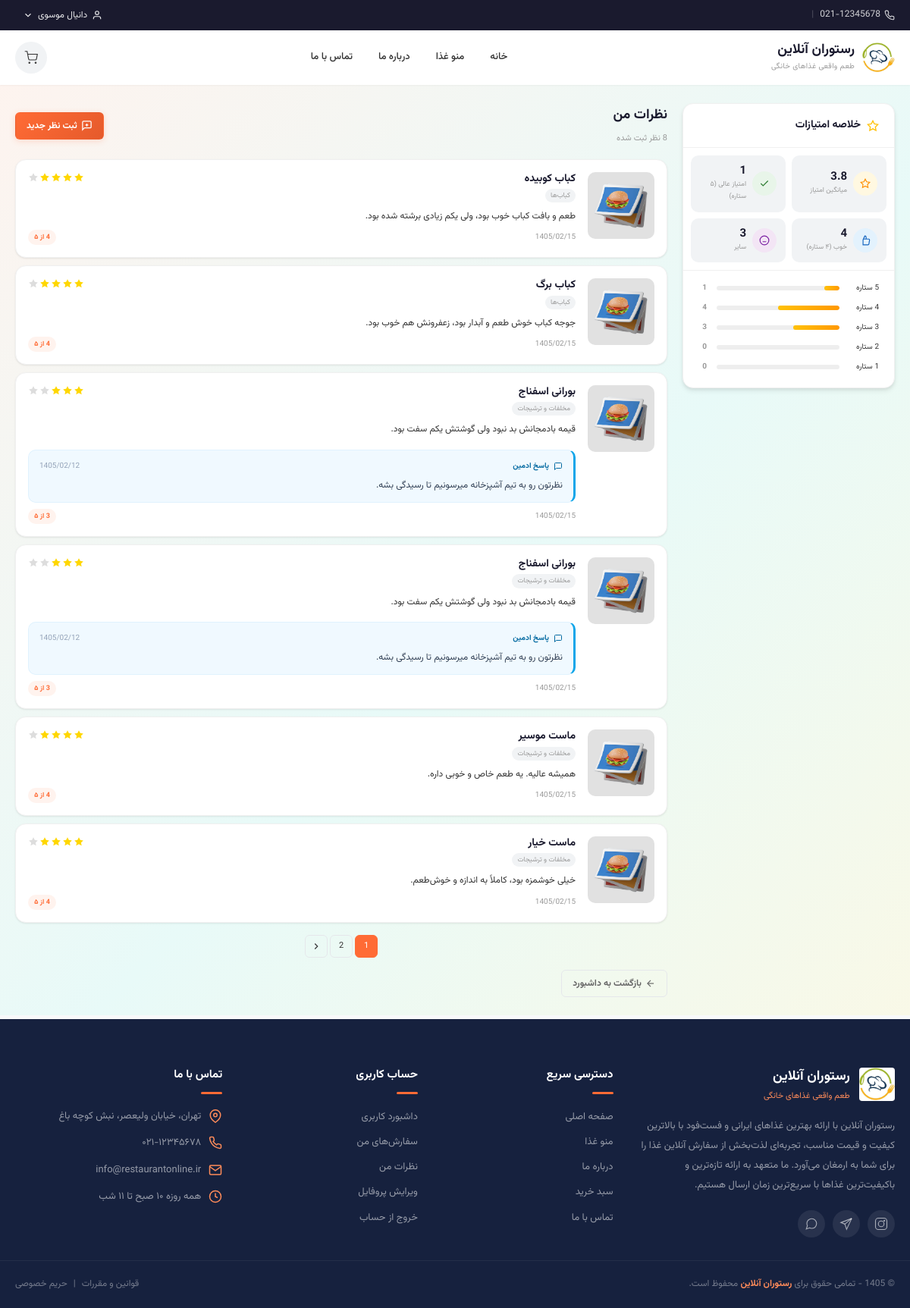
The app's page /user/reviews.php (signed in) with its own data.
### tables this page shows
CREATE TABLE `reviews` (
  `id` int(11) NOT NULL,
  `user_id` int(11) NOT NULL,
  `food_id` int(11) NOT NULL,
  `rating` tinyint(4) NOT NULL CHECK (`rating` between 1 and 5),
  `comment` text DEFAULT NULL,
  `admin_reply` text DEFAULT NULL,
  `admin_reply_date` timestamp NULL DEFAULT NULL,
  `replied_by` int(11) DEFAULT NULL,
  `is_approved` tinyint(1) DEFAULT 1,
  `created_at` timestamp NOT NULL DEFAULT current_timestamp()
);

CREATE TABLE `foods` (
  `id` int(11) NOT NULL,
  `category_id` int(11) NOT NULL,
  `name` varchar(100) NOT NULL,
  `description` text DEFAULT NULL,
  `price` decimal(10,2) NOT NULL,
  `image` varchar(255) DEFAULT NULL,
  `is_available` tinyint(1) DEFAULT 1,
  `created_at` timestamp NOT NULL DEFAULT current_timestamp()
);

CREATE TABLE `categories` (
  `id` int(11) NOT NULL,
  `name` varchar(50) NOT NULL,
  `description` text DEFAULT NULL,
  `image` varchar(255) DEFAULT NULL,
  `created_at` timestamp NOT NULL DEFAULT current_timestamp()
);

### includes/functions.php (called while the page is built, shortened)
<?php
function toJalali($gregorianDate, $format = 'Y/m/d')
{
    $timestamp = strtotime($gregorianDate);
    $gYear = date('Y', $timestamp);
    $gMonth = date('m', $timestamp);
    $gDay = date('d', $timestamp);
    list($jYear, $jMonth, $jDay) = gregorian_to_jalali($gYear, $gMonth, $gDay);
    $hour = date('H', $timestamp);
    $minute = date('i', $timestamp);
    $second = date('s', $timestamp);
    $result = $format;
    $result = str_replace('Y', $jYear, $result);
    $result = str_replace('m', str_pad($jMonth, 2, '0', STR_PAD_LEFT), $result);
    $result = str_replace('d', str_pad($jDay, 2, '0', STR_PAD_LEFT), $result);
    $result = str_replace('H', $hour, $result);
    $result = str_replace('i', $minute, $result);
    $result = str_replace('s', $second, $result);
    return $result;
}
function gregorian_to_jalali($gy, $gm, $gd)
{
    $g_d_m = [0, 31, 59, 90, 120, 151, 181, 212, 243, 273, 304, 334];
    $gy2 = ($gm > 2) ? $gy + 1 : $gy;
    $days = 355666 + (365 * $gy) + ((int)(($gy2 + 3) / 4)) - ((int)(($gy2 + 99) / 100)) + ((int)(($gy2 + 399) / 400)) + $gd + $g_d_m[$gm - 1];
    $jy = -1595 + (33 * ((int)($days / 12053)));
    $days %= 12053;
    $jy += 4 * ((int)($days / 1461));
    $days %= 1461;
    if ($days > 365) {
        $jy += (int)(($days - 1) / 365);
        $days = ($days - 1) % 365;
    }
    if ($days < 186) {
        $jm = 1 + (int)($days / 31);
        $jd = 1 + ($days % 31);
    } else {
        $jm = 7 + (int)(($days - 186) / 30);
        $jd = 1 + (($days - 186) % 30);
    }
    return [$jy, $jm, $jd];
}

### user/reviews.php (the view, shortened to what this page needs)
<?php
require_once '../includes/header.php';
$user_id = $_SESSION['user_id'];
$page = isset($_GET['page']) ? max(1, (int)$_GET['page']) : 1;
$per_page = 6;
$count_sql = "SELECT COUNT(*) as total FROM reviews WHERE user_id = $user_id";
$total_reviews = mysqli_fetch_assoc(mysqli_query($conn, $count_sql))['total'];
$total_pages = ceil($total_reviews / $per_page);
$offset = ($page - 1) * $per_page;
$reviews_sql = "SELECT r.*, f.name as food_name, f.id as food_id, f.image as food_image,
                c.name as category_name
                FROM reviews r
                JOIN foods f ON r.food_id = f.id
                LEFT JOIN categories c ON f.category_id = c.id
                WHERE r.user_id = $user_id
                ORDER BY r.created_at DESC
                LIMIT $offset, $per_page";
$reviews_result = mysqli_query($conn, $reviews_sql);
$stats = mysqli_fetch_assoc(mysqli_query(
    $conn,
    "SELECT
        COUNT(*) as total,
        AVG(rating) as avg_rating,
        SUM(CASE WHEN rating = 5 THEN 1 ELSE 0 END) as five_star,
        SUM(CASE WHEN rating = 4 THEN 1 ELSE 0 END) as four_star,
        SUM(CASE WHEN rating = 3 THEN 1 ELSE 0 END) as three_star,
        SUM(CASE WHEN rating <= 2 THEN 1 ELSE 0 END) as low_star
     FROM reviews WHERE user_id = $user_id"
));
$default_food_image = BASE_URL . 'assets/images/foods/default-food.jpg';
?>
<link rel="stylesheet" href="../assets/css/user_reviews.css">
<div class="reviews-page">
    <div class="reviews-wrapper">
        <aside class="reviews-sidebar">
            <?php if ($total_reviews > 0): ?>
                <div class="stats-card">
                    <div class="stats-card__header">
                        <svg viewBox="0 0 24 24" fill="none" stroke="currentColor" stroke-width="2">
                            <path d="M12 2L15.09 8.26L22 9.27L17 14.14L18.18 21.02L12 17.77L5.82 21.02L7 14.14L2 9.27L8.91 8.26L12 2z" />
                        </svg>
                        <h3>خلاصه امتیازات</h3>
                    </div>
                    <div class="stats-list">
                        <div class="stat-row">
                            <div class="stat-row__icon stat-row__icon--avg">
                                <svg viewBox="0 0 24 24" fill="none" stroke="currentColor" stroke-width="2">
                                    <path d="M12 2L15.09 8.26L22 9.27L17 14.14L18.18 21.02L12 17.77L5.82 21.02L7 14.14L2 9.27L8.91 8.26L12 2z" />
                                </svg>
                            </div>
                            <div>
                                <div class="stat-row__value"><?php echo number_format($stats['avg_rating'], 1); ?></div>
                                <div class="stat-row__label">میانگین امتیاز</div>
                            </div>
                        </div>
                        <div class="stat-row">
                            <div class="stat-row__icon stat-row__icon--five">
                                <svg viewBox="0 0 24 24" fill="none" stroke="currentColor" stroke-width="2">
                                    <polyline points="20 6 9 17 4 12" />
                                </svg>
                            </div>
                            <div>
                                <div class="stat-row__value"><?php echo $stats['five_star']; ?></div>
                                <div class="stat-row__label">امتیاز عالی (۵ ستاره)</div>
                            </div>
                        </div>
                        <div class="stat-row">
                            <div class="stat-row__icon stat-row__icon--four">
                                <svg viewBox="0 0 24 24" fill="none" stroke="currentColor" stroke-width="2">
                                    <path d="M14 9V5a3 3 0 0 0-3-3l-4 9v11h11.28a2 2 0 0 0 2-1.7l1.38-9a2 2 0 0 0-2-2.3H7" />
                                </svg>
                            </div>
                            <div>
                                <div class="stat-row__value"><?php echo $stats['four_star']; ?></div>
                                <div class="stat-row__label">خوب (۴ ستاره)</div>
                            </div>
                        </div>
                        <div class="stat-row">
                            <div class="stat-row__icon stat-row__icon--other">
                                <svg viewBox="0 0 24 24" fill="none" stroke="currentColor" stroke-width="2">
                                    <circle cx="12" cy="12" r="10" />
                                    <line x1="8" y1="15" x2="16" y2="15" />
                                    <line x1="9" y1="9" x2="9.01" y2="9" />
                                    <line x1="15" y1="9" x2="15.01" y2="9" />
                                </svg>
                            </div>
                            <div>
                                <div class="stat-row__value"><?php echo ($stats['three_star'] + $stats['low_star']); ?></div>
                                <div class="stat-row__label">سایر</div>
                            </div>
                        </div>
                    </div>
                    <div class="rating-dist">
                        <?php for ($star = 5; $star >= 1; $star--):
                            $count = 0;
                            if ($star == 5) $count = $stats['five_star'];
                            elseif ($star == 4) $count = $stats['four_star'];
                            elseif ($star == 3) $count = $stats['three_star'];
                            else $count = $stats['low_star'];
                            $percent = $total_reviews > 0 ? ($count / $total_reviews) * 100 : 0;
                        ?>
                            <div class="rating-bar-row">
                                <span class="rating-bar-row__label"><?php echo $star; ?> ستاره</span>
                                <div class="rating-bar-row__bar">
                                    <div class="rating-bar-row__fill" style="width:<?php echo $percent; ?>%;"></div>
                                </div>
                                <span class="rating-bar-row__count"><?php echo $count; ?></span>
                            </div>
                        <?php endfor; ?>
                    </div>
                </div>
            <?php endif; ?>
        </aside>
        <div class="reviews-content">
            <div class="reviews-header">
                <div class="reviews-header__info">
                    <h1>نظرات من</h1>
                    <span><?php echo number_format($total_reviews); ?> نظر ثبت شده</span>
                </div>
                <a href="<?php echo BASE_URL; ?>main/menu.php" class="btn btn--primary">
                    <svg viewBox="0 0 24 24" fill="none" stroke="currentColor" stroke-width="2" width="15" height="15">
                        <path d="M21 15a2 2 0 0 1-2 2H7l-4 4V5a2 2 0 0 1 2-2h14a2 2 0 0 1 2 2z" />
                        <line x1="12" y1="8" x2="12" y2="14" />
                        <line x1="9" y1="11" x2="15" y2="11" />
                    </svg>
                    ثبت نظر جدید
                </a>
            </div>
            <?php if (mysqli_num_rows($reviews_result) > 0): ?>
                <div class="reviews-list">
                    <?php while ($review = mysqli_fetch_assoc($reviews_result)):
                        $review_food_image = $review['food_image'];
                        $has_review_image = !empty($review_food_image) && file_exists(UPLOAD_DIR . $review_food_image);
                        $display_review_image = $has_review_image ? UPLOAD_URL . $review_food_image : $default_food_image;
                    ?>
                        <div class="review-card">
                            <div class="review-card__inner">
                                <a href="<?php echo BASE_URL; ?>main/food-detail.php?id=<?php echo $review['food_id']; ?>" class="review-card__thumb">
                                    <img src="<?php echo $display_review_image; ?>"
                                        alt="<?php echo htmlspecialchars($review['food_name']); ?>" loading="lazy">
                                </a>
                                <div class="review-card__content">
                                    <div class="review-card__top">
                                        <div>
                                            <a href="<?php echo BASE_URL; ?>main/food-detail.php?id=<?php echo $review['food_id']; ?>" class="review-card__food">
                                                <?php echo htmlspecialchars($review['food_name']); ?>
                                            </a>
                                            <?php if ($review['category_name']): ?>
                                                <span class="review-card__category"><?php echo htmlspecialchars($review['category_name']); ?></span>
                                            <?php endif; ?>
                                        </div>
                                        <div class="review-card__stars">
                                            <?php for ($i = 1; $i <= 5; $i++): ?>
                                                <svg viewBox="0 0 24 24" fill="<?php echo $i <= $review['rating'] ? '#FFD700' : '#DDD'; ?>" stroke="none">
                                                    <polygon points="12 2 15.09 8.26 22 9.27 17 14.14 18.18 21.02 12 17.77 5.82 21.02 7 14.14 2 9.27 8.91 8.26 12 2" />
                                                </svg>
                                            <?php endfor; ?>
                                        </div>
                                    </div>
                                    <p class="review-card__text">
                                        <?php echo !empty($review['comment']) ? nl2br(htmlspecialchars($review['comment'])) : '<span style="color:#999;">بدون توضیح</span>'; ?>
                                    </p>
                                    <?php if (!empty($review['admin_reply'])): ?>
                                        <div class="review-card__admin-reply">
                                            <div class="admin-reply-header">
                                                <svg viewBox="0 0 24 24" fill="none" stroke="currentColor" stroke-width="2">
                                                    <path d="M21 15a2 2 0 0 1-2 2H7l-4 4V5a2 2 0 0 1 2-2h14a2 2 0 0 1 2 2z" />
                                                </svg>
                                                پاسخ ادمین
                                                <span class="admin-reply-date"><?php echo toJalali($review['admin_reply_date'], 'Y/m/d'); ?></span>
                                            </div>
                                            <p class="admin-reply-text"><?php echo nl2br(htmlspecialchars($review['admin_reply'])); ?></p>
                                        </div>
                                    <?php endif; ?>
                                    <div class="review-card__footer">
                                        <span class="review-card__date"><?php echo toJalali($review['created_at'], 'Y/m/d'); ?></span>
                                        <span class="review-card__rating-badge"><?php echo $review['rating']; ?> از ۵</span>
                                    </div>
                                </div>
                            </div>
                        </div>
                    <?php endwhile; ?>
                </div>
                <?php if ($total_pages > 1): ?>
                    <div class="pagination">
                        <?php for ($i = 1; $i <= $total_pages; $i++):
                            if ($i == 1 || $i == $total_pages || ($i >= $page - 2 && $i <= $page + 2)): ?>
                                <a href="reviews.php?page=<?php echo $i; ?>"
                                    class="pagination__link <?php echo $i === $page ? 'pagination__link--active' : ''; ?>">
                                    <?php echo $i; ?>
                                </a>
                            <?php elseif ($i == $page - 3 || $i == $page + 3): ?>
                                <span class="pagination__dots">...</span>
                        <?php endif;
                        endfor; ?>
                        <?php if ($page < $total_pages): ?>
                            <a href="reviews.php?page=<?php echo $page + 1; ?>" class="pagination__link">
                                <svg viewBox="0 0 24 24" fill="none" stroke="currentColor" stroke-width="2" width="14" height="14">
                                    <polyline points="9 18 15 12 9 6" />
                                </svg>
                            </a>
                        <?php endif; ?>
                    </div>
                <?php endif; ?>
            <?php endif; ?>
            <a href="dashboard.php" class="btn btn--ghost" style="margin-top:16px;">
                <svg viewBox="0 0 24 24" fill="none" stroke="currentColor" stroke-width="2" width="14" height="14">
                    <line x1="19" y1="12" x2="5" y2="12" />
                    <polyline points="12 19 5 12 12 5" />
                </svg>
                بازگشت به داشبورد
            </a>
        </div>
    </div>
</div>
<?php require_once '../includes/footer.php'; ?>

### records on screen
reviews: food.name "کباب کوبیده", categories.name "کباب‌ها", comment "طعم و بافت کباب خوب بود، ولی یکم زیادی برشته شده بود.", created_at "1405/02/15"
reviews: food.name "کباب برگ", categories.name "کباب‌ها", comment "جوجه کباب خوش طعم و آبدار بود، زعفرونش هم خوب بود.", created_at "1405/02/15"
reviews: food.name "بورانی اسفناج", categories.name "مخلفات و ترشیجات", comment "قیمه بادمجانش بد نبود ولی گوشتش یکم سفت بود.", admin_reply_date "1405/02/12", admin_reply "نظرتون رو به تیم آشپزخانه میرسونیم تا رسیدگی بشه.", created_at "1405/02/15"
reviews: food.name "بورانی اسفناج", categories.name "مخلفات و ترشیجات", comment "قیمه بادمجانش بد نبود ولی گوشتش یکم سفت بود.", admin_reply_date "1405/02/12", admin_reply "نظرتون رو به تیم آشپزخانه میرسونیم تا رسیدگی بشه.", created_at "1405/02/15"
reviews: food.name "ماست موسیر", categories.name "مخلفات و ترشیجات", comment "همیشه عالیه. یه طعم خاص و خوبی داره.", created_at "1405/02/15"
reviews: food.name "ماست خیار", categories.name "مخلفات و ترشیجات", comment "خیلی خوشمزه بود، کاملاً به اندازه و خوش‌طعم.", created_at "1405/02/15"

### other values on screen
$_SESSION['full_name'] "دانیال موسوی"
$stats['avg_rating'] "3.8"
$stats['five_star'] "1"
$stats['four_star'] "4"
$stats['three_star'] + $stats['low_star'] "3"
$count "1"
$count "4"
$count "3"
$count "0"
$total_reviews "8"
